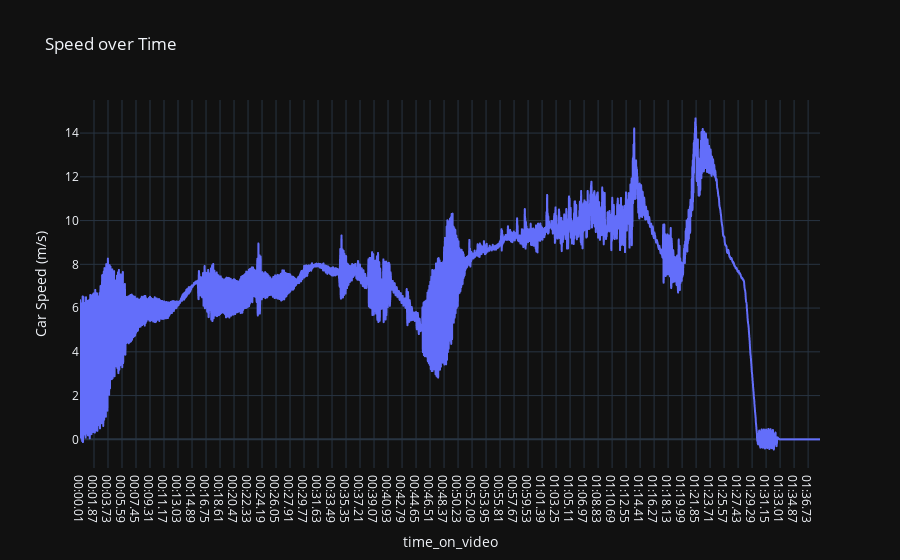

Notebook cell for this chart:
### Code cell
fig = px.line(df_video, x='time_on_video', y='Wheel_Speed', title='Speed over Time', labels={'Wheel_Speed': 'Car Speed (m/s)'})
fig.show()

### Figure 1 — Plotly figure (JSON) as saved in the notebook; plotly's stock layout.template omitted (floating-point values rounded to 4 significant figures; data arrays with more than 128 entries replaced by an {"elided": "..."} marker saying what was removed)
{"data": [{"hovertemplate": "time_on_video=%{x}<br>Car Speed (m/s)=%{y}<extra></extra>", "legendgroup": "", "line": {"color": "#636efa", "dash": "solid"}, "marker": {"symbol": "circle"}, "mode": "lines", "name": "", "showlegend": false, "x": {"elided": "10924 str values"}, "xaxis": "x", "y": {"elided": "10924 float values"}, "yaxis": "y", "type": "scattergl"}], "layout": {"xaxis": {"anchor": "y", "domain": [0.0, 1.0], "title": {"text": "time_on_video"}}, "yaxis": {"anchor": "x", "domain": [0.0, 1.0], "title": {"text": "Car Speed (m/s)"}}, "legend": {"tracegroupgap": 0}, "title": {"text": "Speed over Time"}}}
